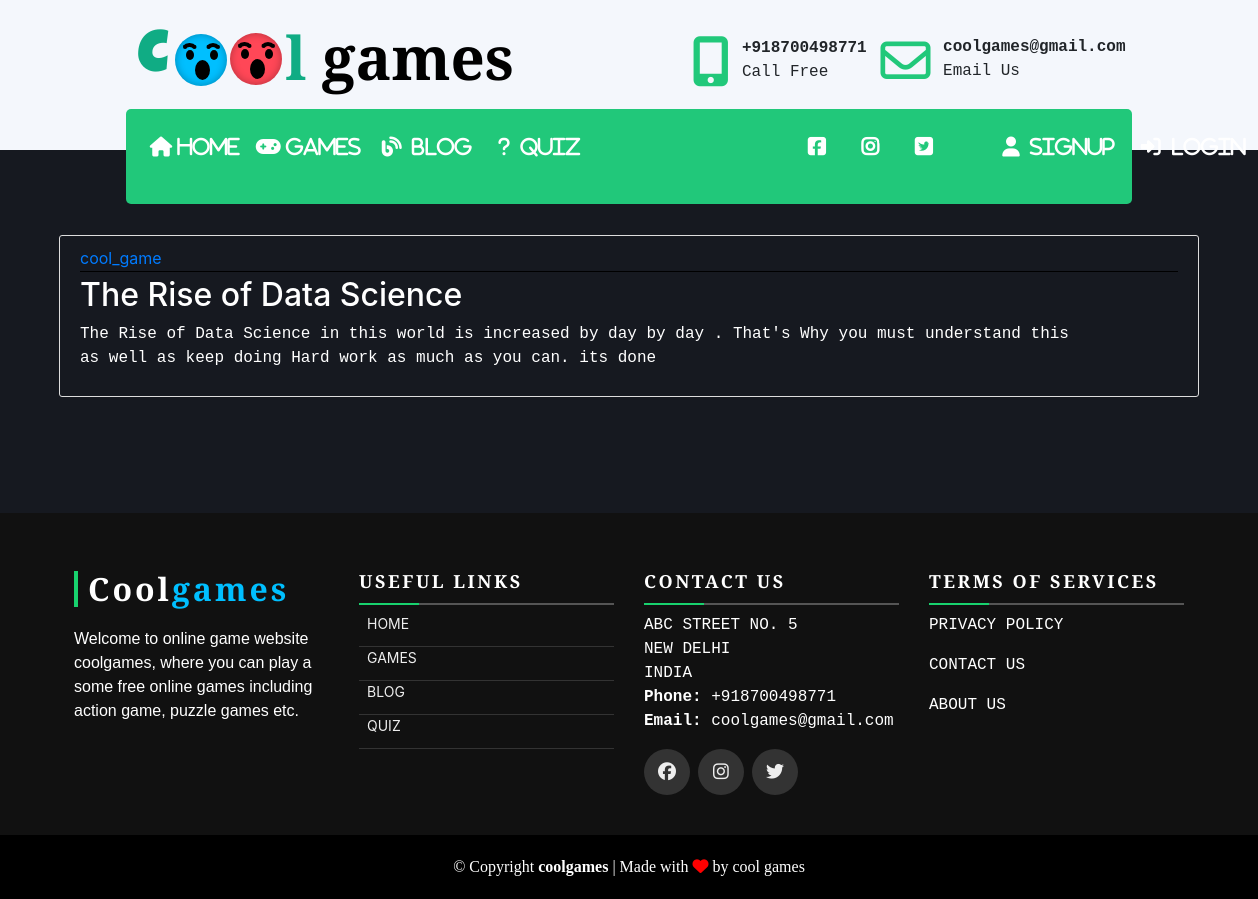
Screenshot of /post/12/ with the database file from the repository.
### blog/models.py (models this page shows, shortened)
class Blog(models.Model):
    title =  models.CharField(max_length=200)
    content = models.TextField()
    author = models.ForeignKey(User, on_delete=models.CASCADE)

### blog/views.py (the view)
# urls.py: path('post/<int:pk>/', BlogDetailView.as_view() ,name='blog-detail'),
class BlogDetailView(DetailView):
    model = Blog

### blog/Templates/blog/blog_detail.html (shortened to what this page needs)
{% extends "blog/base.html" %}
{% block content %}
<article class="media content-section">
      <div class="media-body">
        <div class="article-metadata">
          <a class="mr-2" href="{% url 'user-blogs' object.author.username %}">{{ object.author }}</a>
        </div>
        <h2 class="article-title">{{ object.title }}</h2>
        <p class="article-content">{{ object.content }}</p>
      </div>
    </article>
{% endblock content %}

### blog/static/blog/gc.css (style rules this page uses)
body { margin-top: 0px; background-color:#161920; }
p { font-size: 16px !important; font-family: monospace; }
.content-section { color:white; padding: 10px 20px; border: 1px solid #dddddd; border-radius: 3px; margin-bottom: 20px; margin-left:auto; margin-right:auto; }
.article-title { color: white; }
.article-content { white-space: pre-line; }
.article-metadata { padding-bottom: 1px; margin-bottom: 4px; border-bottom: 1px solid black }

### rows the page displays
Blog: author "cool_game", title "The Rise of Data Science", content "The Rise of Data Science in this world is increased by day by day . That's Why you must understand this as well as keep doing Hard work as much as you can. its done"
